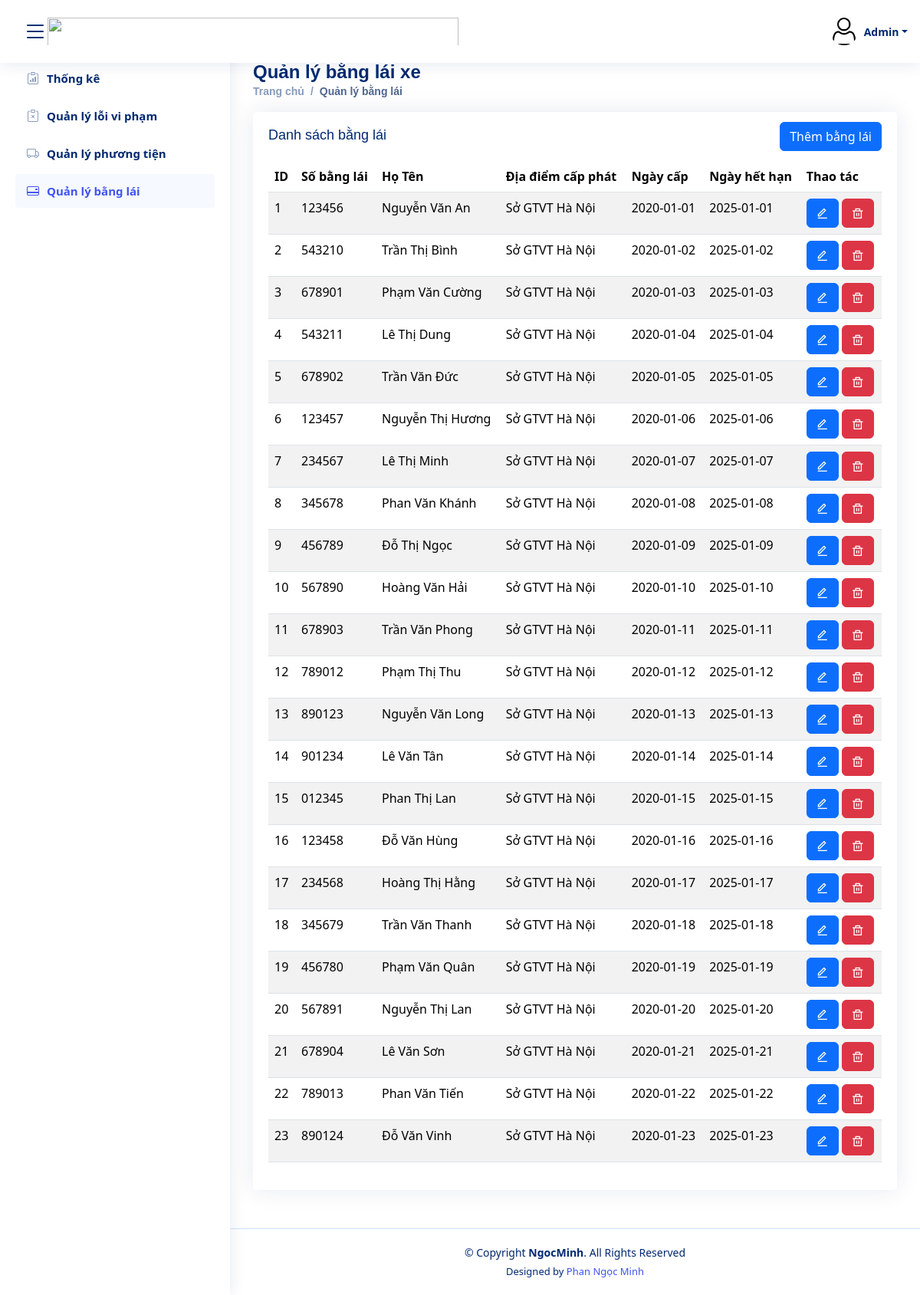
Page /driving-licenses-management.php (signed in) on the committed database.
### tables this page shows
CREATE TABLE `driving_licenses` (
  `license_id` int(11) NOT NULL,
  `license_number` varchar(20) NOT NULL,
  `driver_name` varchar(100) NOT NULL,
  `date_of_issue` date NOT NULL,
  `date_of_expiry` date NOT NULL,
  `issuing_authority` varchar(100) DEFAULT NULL
);

### driving-licenses-management.php (the view, shortened to what this page needs)
<?php
require_once 'db.php';
$query = "SELECT * FROM driving_licenses";
$result = mysqli_query($con, $query);
?>
<!DOCTYPE html>
<html lang="en">
<head>
    <link href="assets/vendor/bootstrap/css/bootstrap.min.css" rel="stylesheet">
    <link href="assets/vendor/bootstrap-icons/bootstrap-icons.css" rel="stylesheet">
    <link href="assets/vendor/boxicons/css/boxicons.min.css" rel="stylesheet">
    <link href="assets/vendor/quill/quill.snow.css" rel="stylesheet">
    <link href="assets/vendor/quill/quill.bubble.css" rel="stylesheet">
    <link href="assets/vendor/remixicon/remixicon.css" rel="stylesheet">
    <link href="assets/vendor/simple-datatables/style.css" rel="stylesheet">
    <link href="assets/css/style.css" rel="stylesheet">
</head>
<body class="bgr_admin">
    <?php include 'header.php'; ?>
    <?php include 'sidebar.php'; ?>
    <main id="main" class="main">
        <div class="pagetitle">
            <h1>Quản lý bằng lái xe</h1>
            <nav>
                <ol class="breadcrumb">
                    <li class="breadcrumb-item"><a href="index.html">Trang chủ</a></li>
                    <li class="breadcrumb-item active">Quản lý bằng lái</li>
                </ol>
            </nav>
        </div>
        <section class="section">
            <div class="row">
                <div class="col-lg-12">
                    <div class="card">
                        <div class="card-body">
                            <div class="d-flex justify-content-between">
                                <h5 class="card-title">Danh sách bằng lái</h5>
                                <div class="d-flex align-items-center">
                                    <button class="btn btn-primary" data-bs-toggle="modal"
                                        data-bs-target="#exampleModal">Thêm bằng lái</button>
                                </div>
                            </div>
                        </div>
                    </div>
                    <table class="table table-striped datatable">
                        <thead>
                            <tr>
                                <th>ID</th>
                                <th>
                                    Số bằng lái
                                </th>
                                <th>Họ Tên</th>
                                <th>Địa điểm cấp phát</th>
                                <th data-type="date" data-format="YYYY/DD/MM">Ngày cấp</th>
                                <th data-type="date" data-format="YYYY/DD/MM">Ngày hết hạn</th>
                                <th>Thao tác</th>
                            </tr>
                        </thead>
                        <tbody>
                            <tr>
                                <?php
                                while ($row = mysqli_fetch_assoc($result)) {
                                    ?>
                                    <td><?php echo $row['license_id']; ?></td>
                                    <td><?php echo $row['license_number']; ?></td>
                                    <td><?php echo $row['driver_name']; ?></td>
                                    <td><?php echo $row['issuing_authority']; ?></td>
                                    <td><?php echo $row['date_of_issue']; ?></td>
                                    <td><?php echo $row['date_of_expiry']; ?></td>
                                    <td>
                                        <a href="#" class="btn btn-primary edit"
                                            data-id="<?php echo $row['license_id']; ?>">
                                            <i class="ri-edit-line"></i>
                                        </a>
                                        <a href="#" class="btn btn-danger delete"
                                            data-id="<?php echo $row['license_id']; ?>">
                                            <i class="ri-delete-bin-line"></i>
                                        </a>
                                    </td>
                            </tr>
                                <?php
                                }
                                ?>
                        </tbody>
                    </table>
                </div>
            </div>
        </section>
    </main>
    <?php include 'footer.php'; ?>
</body>
</html>

### header.php (shortened to what this page needs)
<header style="height: 82px;" id="header" class="header fixed-top d-flex align-items-center">
<div class="d-flex align-items-center justify-content-between">
<i class="bi bi-list toggle-sidebar-btn"></i>
  <a href="#" class="logo d-flex align-items-center ">
  <img class="col-5" style="width: 536px; height: 82px;"
            src="https://dichvucong.gov.vn/p/home/theme/img/header/logo.png" />
  </a>
</div>
<nav class="header-nav ms-auto">
  <ul class="d-flex align-items-center">
    <li class="nav-item dropdown pe-3">
      <a class="nav-link nav-profile d-flex align-items-center pe-0" href="#" data-bs-toggle="dropdown">
        <img src="assets/img/user.png" alt="Profile" class="rounded-circle">
        <span class="d-none d-md-block dropdown-toggle ps-2">Admin</span>
      </a>
    </li>
  </ul>
</nav>
</header>

### sidebar.php
<?php
  $current_page = basename($_SERVER['PHP_SELF']);
?>
<aside id="sidebar" class="sidebar">
<ul class="sidebar-nav" id="sidebar-nav">
  <li class="nav-item">
    <a class="nav-link <?php echo ($current_page == 'home.php') ? '' : 'collapsed'; ?>" href="home.php">
    <i class="bi bi-clipboard-data"></i>
      <span>Thống kê</span>
    </a>
  </li>
  <li class="nav-item" >
    <a href="traffic_reports_management.php" class="nav-link <?php echo ($current_page == 'traffic_reports_management.php') ? '' : 'collapsed'; ?>">
    <i class="bi bi-clipboard-x"></i>
      <span>Quản lý lỗi vi phạm</span>
    </a>
  </li>
  <li class="nav-item">
    <a href="vehicle-management.php" class="nav-link <?php echo ($current_page == 'vehicle-management.php') ? '' : 'collapsed'; ?>">
    <i class="bi bi-truck"></i>
      <span>Quản lý phương tiện</span>
    </a>
  </li>
  <li class="nav-item">
    <a href="driving-licenses-management.php" class="nav-link <?php echo ($current_page == 'driving-licenses-management.php') ? '' : 'collapsed'; ?>">
    <i class="bi bi-credit-card-2-back"></i>
      <span>Quản lý bằng lái</span>
    </a>
  </li>
</ul>
</aside>

### footer.php (shortened to what this page needs)
<footer id="footer" class="footer">
    <div class="copyright">
      &copy; Copyright <strong><span>NgocMinh</span></strong>. All Rights Reserved
    </div>
    <div class="credits">
      Designed by <a href="#">Phan Ngọc Minh</a>
    </div>
</footer>

### assets/css/style.css (style rules this page uses)
:root { scroll-behavior: smooth; }
a { color: #4154f1; text-decoration: none; }
h1, h2, h3, h4, h5, h6 { font-family: "Nunito", sans-serif; }
#main { margin-top: 60px; padding: 20px 30px; transition: all 0.3s; }
.pagetitle { margin-bottom: 10px; }
.pagetitle h1 { font-size: 24px; margin-bottom: 0; font-weight: 600; color: #012970; }
.card { margin-bottom: 30px; border: none; border-radius: 5px; box-shadow: 0px 0 30px rgba(1, 41, 112, 0.1); }
.card-title { padding: 20px 0 15px 0; font-size: 18px; font-weight: 500; color: #012970; font-family: "Poppins", sans-serif; }
.card-body { padding: 0 20px 20px 20px; }
.breadcrumb { font-size: 14px; font-family: "Nunito", sans-serif; color: #899bbd; font-weight: 600; }
.breadcrumb a { color: #899bbd; transition: 0.3s; }
.breadcrumb .breadcrumb-item::before { color: #899bbd; }
.breadcrumb .active { color: #51678f; font-weight: 600; }
.logo { line-height: 1; }
@media (min-width: 1200px) { .logo { width: 280px; } }
.logo img { max-height: 36px; margin-right: 6px; }
.header { transition: all 0.5s; z-index: 997; height: 60px; box-shadow: 0px 2px 20px rgba(1, 41, 112, 0.1); background-color: #fff; padding-left: 20px; }
.header .toggle-sidebar-btn { font-size: 32px; padding-left: 10px; cursor: pointer; color: #012970; }
.header-nav ul { list-style: none; }
.header-nav>ul { margin: 0; padding: 0; }
.header-nav .nav-profile { color: #012970; }
.header-nav .nav-profile img { max-height: 36px; }
.header-nav .nav-profile span { font-size: 14px; font-weight: 600; }
.sidebar { position: fixed; top: 60px; left: 0; bottom: 0; width: 300px; z-index: 996; transition: all 0.3s; padding: 20px; overflow-y: auto; scrollbar-width: thin; scrollbar-color: #aab7cf transparent; box-shadow: 0px 0px 20px rgba(1, 41, 112, 0.1); background-color: #fff; }
@media (min-width: 1200px) { #main, #footer { margin-left: 300px; } }
.sidebar-nav { padding: 0; margin: 0; list-style: none; }
.sidebar-nav li { padding: 0; margin: 0; list-style: none; }
.sidebar-nav .nav-item { margin-bottom: 5px; }
.sidebar-nav .nav-link { display: flex; align-items: center; font-size: 15px; font-weight: 600; color: #4154f1; transition: 0.3; background: #f6f9ff; padding: 10px 15px; border-radius: 4px; }
.sidebar-nav .nav-link i { font-size: 16px; margin-right: 10px; color: #4154f1; }
.sidebar-nav .nav-link.collapsed { color: #012970; background: #fff; }
.sidebar-nav .nav-link.collapsed i { color: #899bbd; }
.footer { padding: 20px 0; font-size: 14px; transition: all 0.3s; border-top: 1px solid #cddfff; }
.footer .copyright { text-align: center; color: #012970; }
.footer .credits { padding-top: 5px; text-align: center; font-size: 13px; color: #012970; }

### rows in the picture
driving_licenses: license_id "1", license_number "123456", driver_name "Nguyễn Văn An", issuing_authority "Sở GTVT Hà Nội", date_of_issue "2020-01-01", date_of_expiry "2025-01-01"
driving_licenses: license_id "2", license_number "543210", driver_name "Trần Thị Bình", issuing_authority "Sở GTVT Hà Nội", date_of_issue "2020-01-02", date_of_expiry "2025-01-02"
driving_licenses: license_id "3", license_number "678901", driver_name "Phạm Văn Cường", issuing_authority "Sở GTVT Hà Nội", date_of_issue "2020-01-03", date_of_expiry "2025-01-03"
driving_licenses: license_id "4", license_number "543211", driver_name "Lê Thị Dung", issuing_authority "Sở GTVT Hà Nội", date_of_issue "2020-01-04", date_of_expiry "2025-01-04"
driving_licenses: license_id "5", license_number "678902", driver_name "Trần Văn Đức", issuing_authority "Sở GTVT Hà Nội", date_of_issue "2020-01-05", date_of_expiry "2025-01-05"
driving_licenses: license_id "6", license_number "123457", driver_name "Nguyễn Thị Hương", issuing_authority "Sở GTVT Hà Nội", date_of_issue "2020-01-06", date_of_expiry "2025-01-06"
driving_licenses: license_id "7", license_number "234567", driver_name "Lê Thị Minh", issuing_authority "Sở GTVT Hà Nội", date_of_issue "2020-01-07", date_of_expiry "2025-01-07"
driving_licenses: license_id "8", license_number "345678", driver_name "Phan Văn Khánh", issuing_authority "Sở GTVT Hà Nội", date_of_issue "2020-01-08", date_of_expiry "2025-01-08"
driving_licenses: license_id "9", license_number "456789", driver_name "Đỗ Thị Ngọc", issuing_authority "Sở GTVT Hà Nội", date_of_issue "2020-01-09", date_of_expiry "2025-01-09"
driving_licenses: license_id "10", license_number "567890", driver_name "Hoàng Văn Hải", issuing_authority "Sở GTVT Hà Nội", date_of_issue "2020-01-10", date_of_expiry "2025-01-10"
driving_licenses: license_id "11", license_number "678903", driver_name "Trần Văn Phong", issuing_authority "Sở GTVT Hà Nội", date_of_issue "2020-01-11", date_of_expiry "2025-01-11"
driving_licenses: license_id "12", license_number "789012", driver_name "Phạm Thị Thu", issuing_authority "Sở GTVT Hà Nội", date_of_issue "2020-01-12", date_of_expiry "2025-01-12"
driving_licenses: license_id "13", license_number "890123", driver_name "Nguyễn Văn Long", issuing_authority "Sở GTVT Hà Nội", date_of_issue "2020-01-13", date_of_expiry "2025-01-13"
driving_licenses: license_id "14", license_number "901234", driver_name "Lê Văn Tân", issuing_authority "Sở GTVT Hà Nội", date_of_issue "2020-01-14", date_of_expiry "2025-01-14"
driving_licenses: license_id "15", license_number "012345", driver_name "Phan Thị Lan", issuing_authority "Sở GTVT Hà Nội", date_of_issue "2020-01-15", date_of_expiry "2025-01-15"
driving_licenses: license_id "16", license_number "123458", driver_name "Đỗ Văn Hùng", issuing_authority "Sở GTVT Hà Nội", date_of_issue "2020-01-16", date_of_expiry "2025-01-16"
driving_licenses: license_id "17", license_number "234568", driver_name "Hoàng Thị Hằng", issuing_authority "Sở GTVT Hà Nội", date_of_issue "2020-01-17", date_of_expiry "2025-01-17"
driving_licenses: license_id "18", license_number "345679", driver_name "Trần Văn Thanh", issuing_authority "Sở GTVT Hà Nội", date_of_issue "2020-01-18", date_of_expiry "2025-01-18"
driving_licenses: license_id "19", license_number "456780", driver_name "Phạm Văn Quân", issuing_authority "Sở GTVT Hà Nội", date_of_issue "2020-01-19", date_of_expiry "2025-01-19"
driving_licenses: license_id "20", license_number "567891", driver_name "Nguyễn Thị Lan", issuing_authority "Sở GTVT Hà Nội", date_of_issue "2020-01-20", date_of_expiry "2025-01-20"
driving_licenses: license_id "21", license_number "678904", driver_name "Lê Văn Sơn", issuing_authority "Sở GTVT Hà Nội", date_of_issue "2020-01-21", date_of_expiry "2025-01-21"
driving_licenses: license_id "22", license_number "789013", driver_name "Phan Văn Tiến", issuing_authority "Sở GTVT Hà Nội", date_of_issue "2020-01-22", date_of_expiry "2025-01-22"
driving_licenses: license_id "23", license_number "890124", driver_name "Đỗ Văn Vinh", issuing_authority "Sở GTVT Hà Nội", date_of_issue "2020-01-23", date_of_expiry "2025-01-23"
